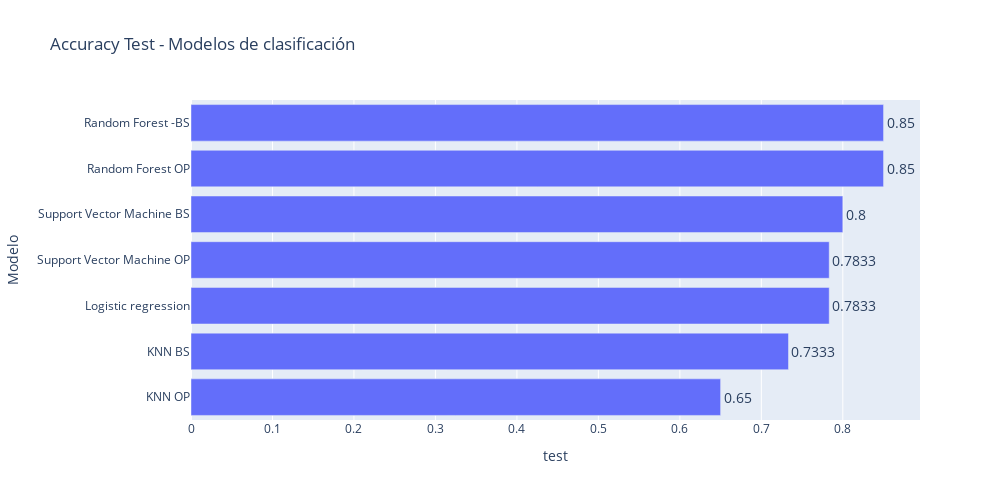

The cell this chart's notebook holds for it:
### Code cell
fig = px.bar(metricas, x="test", y='Modelo', orientation='h', height=500, width=1000,title="Accuracy Test - Modelos de clasificación",
             text=metricas.test.round(4))   
fig.update_traces(textfont_size=14, textangle=0, textposition="outside", cliponaxis=False)
fig.show()

### Figure 1 — Plotly figure (JSON) as saved in the notebook; plotly's stock layout.template omitted (floating-point values rounded to 4 significant figures)
{"data": [{"alignmentgroup": "True", "cliponaxis": false, "hovertemplate": "test=%{x}<br>Modelo=%{y}<br>text=%{text}<extra></extra>", "legendgroup": "", "marker": {"color": "#636efa", "pattern": {"shape": ""}}, "name": "", "offsetgroup": "", "orientation": "h", "showlegend": false, "text": ["0.65", "0.7333", "0.7833", "0.7833", "0.8", "0.85", "0.85"], "textangle": 0, "textfont": {"size": 14}, "textposition": "outside", "type": "bar", "x": [0.65, 0.7333, 0.7833, 0.7833, 0.8, 0.85, 0.85], "xaxis": "x", "y": ["KNN OP", "KNN BS", "Logistic regression", "Support Vector Machine OP", "Support Vector Machine BS", "Random Forest OP", "Random Forest -BS"], "yaxis": "y"}], "layout": {"barmode": "relative", "height": 500, "legend": {"tracegroupgap": 0}, "title": {"text": "Accuracy Test - Modelos de clasificación"}, "width": 1000, "xaxis": {"anchor": "y", "domain": [0, 1], "title": {"text": "test"}}, "yaxis": {"anchor": "x", "domain": [0, 1], "title": {"text": "Modelo"}}}}
